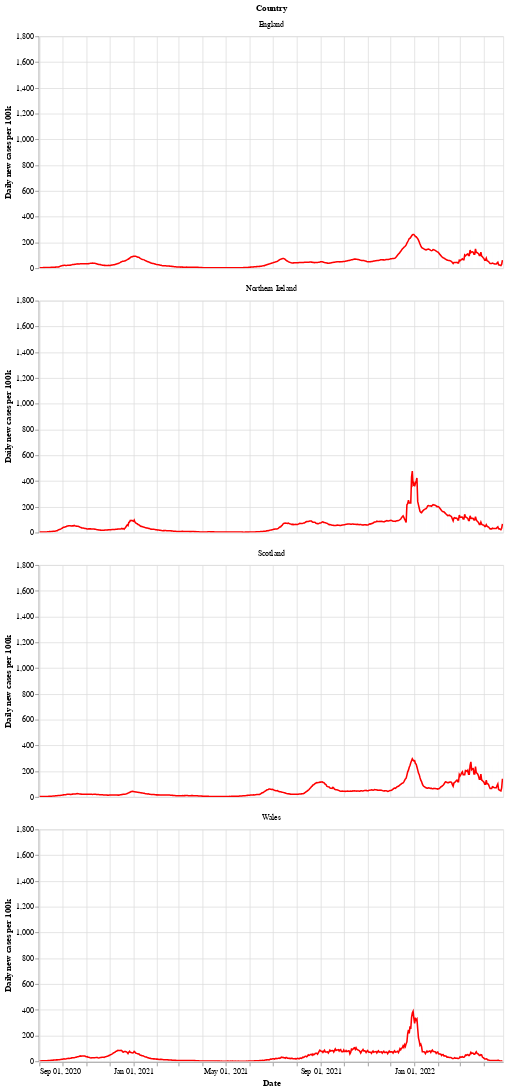

Here is the notebook cell this chart was saved with:
### Markdown cell above
Next is a bar chart of the number of new cases in each country (per 100k population), with the 7 day moving average of cases. Again we see that Wales saw a longer period of raising and falling cases compared to the other countries.

After a period of cases falling, each nation is now seeing a rise in the number of cases - especially in Wales.

### Code cell
# collapse
bars = alt.Chart(uk_cases).mark_bar().encode(
    x=alt.X("yearmonthdate(date):T", axis=alt.Axis(title='Date')),
    y=alt.Y("newCasesRate:Q", axis=alt.Axis(title='Daily new cases per 100k')),
    tooltip='newCasesRate',
    color=alt.condition(
        alt.datum.dailyChange > 0,
        alt.value("orange"),  # The positive color
        alt.value("blue")  # The negative color
    )
).properties(title='New cases per 100k population with rolling 7 day average', width=600).interactive()
line = alt.Chart(uk_cases).mark_line(
    color='red',
    size=2,
).transform_window(
    rolling_mean='mean(newCasesRate)',
    frame=[0, 7],
    groupby=['areaName']
).encode(
    x='yearmonthdate(date):T',
    y='rolling_mean:Q'
)
alt.layer(line, bars, data=uk_cases).facet(alt.Row('areaName', title='Country'), columns=1)

### Figure 1 — Vega-Lite specification as saved in the notebook (floating-point values rounded to 4 significant figures; data arrays with more than 128 entries replaced by an {"elided": "..."} marker saying what was removed)
{"config": {"view": {"continuousWidth": 400, "continuousHeight": 300}}, "data": {"name": "data-133852d5d17d653252de12e44403bc65"}, "facet": {"type": "nominal", "field": "areaName", "title": "Country"}, "spec": {"layer": [{"mark": {"type": "line", "color": "red", "size": 2}, "encoding": {"x": {"type": "temporal", "field": "date", "timeUnit": "yearmonthdate"}, "y": {"type": "quantitative", "field": "rolling_mean"}}, "transform": [{"window": [{"op": "mean", "field": "newCasesRate", "as": "rolling_mean"}], "frame": [0, 7], "groupby": ["areaName"]}]}, {"mark": "bar", "encoding": {"color": {"condition": {"value": "orange", "test": "(datum.dailyChange > 0)"}, "value": "blue"}, "tooltip": {"type": "quantitative", "field": "newCasesRate"}, "x": {"type": "temporal", "axis": {"title": "Date"}, "field": "date", "timeUnit": "yearmonthdate"}, "y": {"type": "quantitative", "axis": {"title": "Daily new cases per 100k"}, "field": "newCasesRate"}}, "selection": {"selector002": {"type": "interval", "bind": "scales", "encodings": ["x", "y"]}}, "title": "New cases per 100k population with rolling 7 day average", "width": 600}]}, "columns": 1, "$schema": "https://vega.github.io/schema/vega-lite/v4.8.1.json", "datasets": {"data-133852d5d17d653252de12e44403bc65": {"elided": "2408 records"}}}
